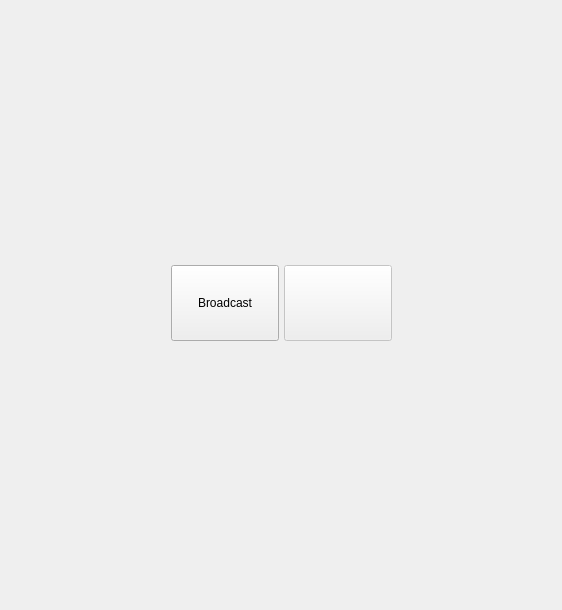
<?xml version="1.0" encoding="UTF-8"?>
<!--
 Generated by Qt.

 Copyright (C) Sapura Secured Technologies, 2014-2020. All Rights Reserved.

 @file
 @version $Id: Call.ui 1376 2020-05-15 06:40:52Z zulzaidi $
-->
<ui version="4.0">
 <class>Call</class>
 <widget class="QWidget" name="Call">
  <property name="geometry">
   <rect>
    <x>0</x>
    <y>0</y>
    <width>562</width>
    <height>610</height>
   </rect>
  </property>
  <property name="windowTitle">
   <string>Call</string>
  </property>
  <layout class="QVBoxLayout" name="verticalLayout1">
   <property name="spacing">
    <number>0</number>
   </property>
   <property name="leftMargin">
    <number>0</number>
   </property>
   <property name="topMargin">
    <number>0</number>
   </property>
   <property name="rightMargin">
    <number>0</number>
   </property>
   <property name="bottomMargin">
    <number>0</number>
   </property>
   <item>
    <widget class="QFrame" name="inpFrame">
     <property name="sizePolicy">
      <sizepolicy hsizetype="Preferred" vsizetype="Preferred">
       <horstretch>0</horstretch>
       <verstretch>0</verstretch>
      </sizepolicy>
     </property>
     <property name="frameShape">
      <enum>QFrame::NoFrame</enum>
     </property>
     <property name="frameShadow">
      <enum>QFrame::Raised</enum>
     </property>
     <property name="lineWidth">
      <number>0</number>
     </property>
     <layout class="QVBoxLayout" name="inpLayout">
      <property name="spacing">
       <number>5</number>
      </property>
      <property name="leftMargin">
       <number>2</number>
      </property>
      <property name="topMargin">
       <number>2</number>
      </property>
      <property name="rightMargin">
       <number>2</number>
      </property>
      <property name="bottomMargin">
       <number>5</number>
      </property>
      <item>
       <layout class="QHBoxLayout" name="callHLayout">
        <property name="spacing">
         <number>5</number>
        </property>
        <property name="leftMargin">
         <number>5</number>
        </property>
        <property name="topMargin">
         <number>5</number>
        </property>
        <property name="rightMargin">
         <number>5</number>
        </property>
        <property name="bottomMargin">
         <number>5</number>
        </property>
        <item>
         <spacer name="callHSpacer1">
          <property name="orientation">
           <enum>Qt::Horizontal</enum>
          </property>
          <property name="sizeHint" stdset="0">
           <size>
            <width>40</width>
            <height>20</height>
           </size>
          </property>
         </spacer>
        </item>
        <item>
         <widget class="QToolButton" name="broadcastButton">
          <property name="minimumSize">
           <size>
            <width>108</width>
            <height>76</height>
           </size>
          </property>
          <property name="maximumSize">
           <size>
            <width>108</width>
            <height>76</height>
           </size>
          </property>
          <property name="text">
           <string>Broadcast</string>
          </property>
          <property name="icon">
           <iconset resource="Resources.qrc">
            <normaloff>:/Images/images/icon_broadcast.png</normaloff>:/Images/images/icon_broadcast.png</iconset>
          </property>
          <property name="iconSize">
           <size>
            <width>40</width>
            <height>40</height>
           </size>
          </property>
          <property name="toolButtonStyle">
           <enum>Qt::ToolButtonTextUnderIcon</enum>
          </property>
         </widget>
        </item>
        <item>
         <widget class="QToolButton" name="callButton">
          <property name="enabled">
           <bool>false</bool>
          </property>
          <property name="minimumSize">
           <size>
            <width>108</width>
            <height>76</height>
           </size>
          </property>
          <property name="maximumSize">
           <size>
            <width>108</width>
            <height>76</height>
           </size>
          </property>
          <property name="icon">
           <iconset resource="Resources.qrc">
            <normaloff>:/Images/images/icon_call.png</normaloff>:/Images/images/icon_call.png</iconset>
          </property>
          <property name="iconSize">
           <size>
            <width>40</width>
            <height>40</height>
           </size>
          </property>
          <property name="toolButtonStyle">
           <enum>Qt::ToolButtonTextUnderIcon</enum>
          </property>
         </widget>
        </item>
        <item>
         <spacer name="callHSpacer2">
          <property name="orientation">
           <enum>Qt::Horizontal</enum>
          </property>
          <property name="sizeHint" stdset="0">
           <size>
            <width>40</width>
            <height>20</height>
           </size>
          </property>
         </spacer>
        </item>
       </layout>
      </item>
     </layout>
    </widget>
   </item>
  </layout>
 </widget>
 <resources>
  <include location="Resources.qrc"/>
 </resources>
 <connections/>
</ui>
